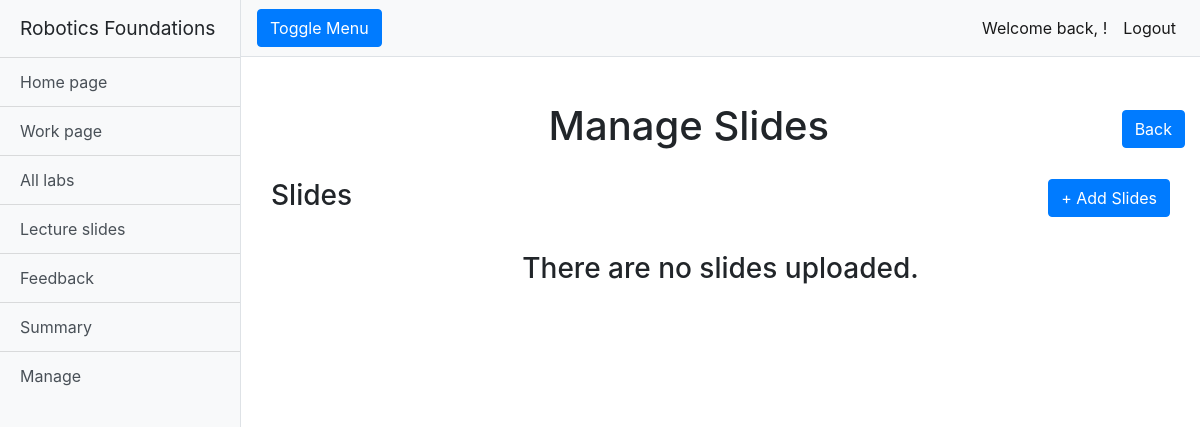
/rfwa/manage_slides/ (signed in), run on an earlier commit of the app's database.
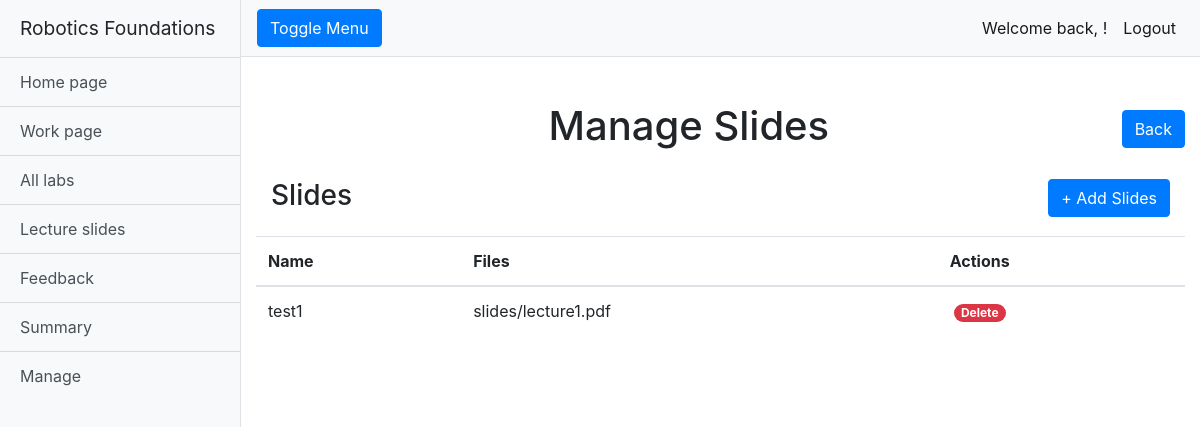
And on a later commit of the database.
### rfwa/models.py (models this page shows, shortened)
class Slide(models.Model):
    name = models.CharField(max_length=128)
    lecture_Files = models.FileField(upload_to='slides/')
    slug = models.SlugField(primary_key=True, blank=True)

### rfwa/views.py (the view)
# urls.py: path("manage_slides/", views.manage_slides, name="manage_slides"),
@login_required
def manage_slides(request):
    if request.user.is_superuser:
        slides = Slide.objects.order_by('name')
    return render(request, "rfwa/manage_slides.html", {'slides': slides})

### templates/rfwa/manage_slides.html (shortened to what this page needs)
{% extends "rfwa/base.html" %}
{% load static %}
{% block extra_head %}
<link href="{% static 'css/manage_page.css' %}" rel="stylesheet">
{% endblock %}
{% block body_block %}
{% if user.is_superuser %}
<div class="container-fluid">
    <div class="row">
        <h1 class="col-12 text-center mt-4">Manage Slides <a class="rightside" href="/rfwa/manage/"><button
                    type="button" class="btn btn-primary">Back</button></a></h1>
    </div>
    <div class="table-group">
        <div class="title-group">
            <h1 class="col-12 text-left table-header">Slides
                <a class="rightside" href="{% url 'add_slide'%}"><button type="button" class="btn btn-primary">+ Add
                        Slides</button></a>
            </h1>
        </div>
        <table class="table table-hover">
            {% if slides %}
            <thead>
                <tr>
                    <th scope="col">Name</th>
                    <th scope="col">Files</th>
                    <th scope="col">Actions</th>
                </tr>
            </thead>
            {% for slide in slides %}
            <tbody>
                <tr>
                    <td>{{slide.name}}</td>
                    <td>{{slide.lecture_Files}}</td>
                    <td>
                        <a class="btn-link text-white badge badge-danger badge-pill ml-1"
                            href="{% url  'delete_slide' slide.slug %}">Delete</a>
                    </td>
                </tr>
            </tbody>
            {% endfor %}
            {% else %}
            <h3 class="text-center mt-3">There are no slides uploaded.</h3>
            {% endif %}
        </table>
    </div>
</div>
{% endif %}
{% endblock %}

What changed in the data, as far as the page shows it:
added Slide: name "test1", lecture_Files "slides/lecture1.pdf"
Also different on the page:
text no longer shown: "There are no slides uploaded."
text now shown: "Name Files Actions"
